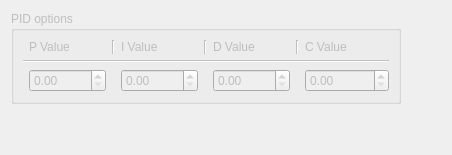
         <widget class="QWidget" name="tab">
          <attribute name="title">
           <string>PID</string>
          </attribute>
          <layout class="QGridLayout" name="gridLayout_12">
           <item row="0" column="0">
            <widget class="QGroupBox" name="pidGroup">
             <property name="enabled">
              <bool>false</bool>
             </property>
             <property name="title">
              <string>PID options</string>
             </property>
             <layout class="QGridLayout" name="gridLayout_5">
              <item row="0" column="2">
               <widget class="Line" name="line_16">
                <property name="orientation">
                 <enum>Qt::Vertical</enum>
                </property>
               </widget>
              </item>
              <item row="2" column="5">
               <widget class="QDoubleSpinBox" name="pidD1">
                <property name="maximum">
                 <double>99999.990000000005239</double>
                </property>
               </widget>
              </item>
              <item row="0" column="3">
               <widget class="QLabel" name="label_30">
                <property name="text">
                 <string>I Value</string>
                </property>
               </widget>
              </item>
              <item row="0" column="5">
               <widget class="QLabel" name="label_31">
                <property name="text">
                 <string>D Value</string>
                </property>
               </widget>
              </item>
              <item row="0" column="4">
               <widget class="Line" name="line_17">
                <property name="orientation">
                 <enum>Qt::Vertical</enum>
                </property>
               </widget>
              </item>
              <item row="2" column="3">
               <widget class="QDoubleSpinBox" name="pidI1">
                <property name="maximum">
                 <double>99999.990000000005239</double>
                </property>
               </widget>
              </item>
              <item row="1" column="0" colspan="8">
               <widget class="Line" name="line_14">
                <property name="orientation">
                 <enum>Qt::Horizontal</enum>
                </property>
               </widget>
              </item>
              <item row="0" column="1">
               <widget class="QLabel" name="label_29">
                <property name="text">
                 <string>P Value</string>
                </property>
               </widget>
              </item>
              <item row="2" column="1">
               <widget class="QDoubleSpinBox" name="pidP1">
                <property name="maximum">
                 <double>99999.990000000005239</double>
                </property>
               </widget>
              </item>
              <item row="2" column="7">
               <widget class="QDoubleSpinBox" name="pidC1">
                <property name="maximum">
                 <double>999999.989999999990687</double>
                </property>
               </widget>
              </item>
              <item row="0" column="6">
               <widget class="Line" name="line_15">
                <property name="orientation">
                 <enum>Qt::Vertical</enum>
                </property>
               </widget>
              </item>
              <item row="0" column="7">
               <widget class="QLabel" name="label_22">
                <property name="text">
                 <string>C Value</string>
                </property>
               </widget>
              </item>
             </layout>
            </widget>
           </item>
           <item row="1" column="0">
            <spacer name="verticalSpacer">
             <property name="orientation">
              <enum>Qt::Vertical</enum>
             </property>
             <property name="sizeHint" stdset="0">
              <size>
               <width>20</width>
               <height>40</height>
              </size>
             </property>
            </spacer>
           </item>
           <item row="0" column="1">
            <spacer name="horizontalSpacer_7">
             <property name="orientation">
              <enum>Qt::Horizontal</enum>
             </property>
             <property name="sizeHint" stdset="0">
              <size>
               <width>40</width>
               <height>20</height>
              </size>
             </property>
            </spacer>
           </item>
          </layout>
         </widget>
